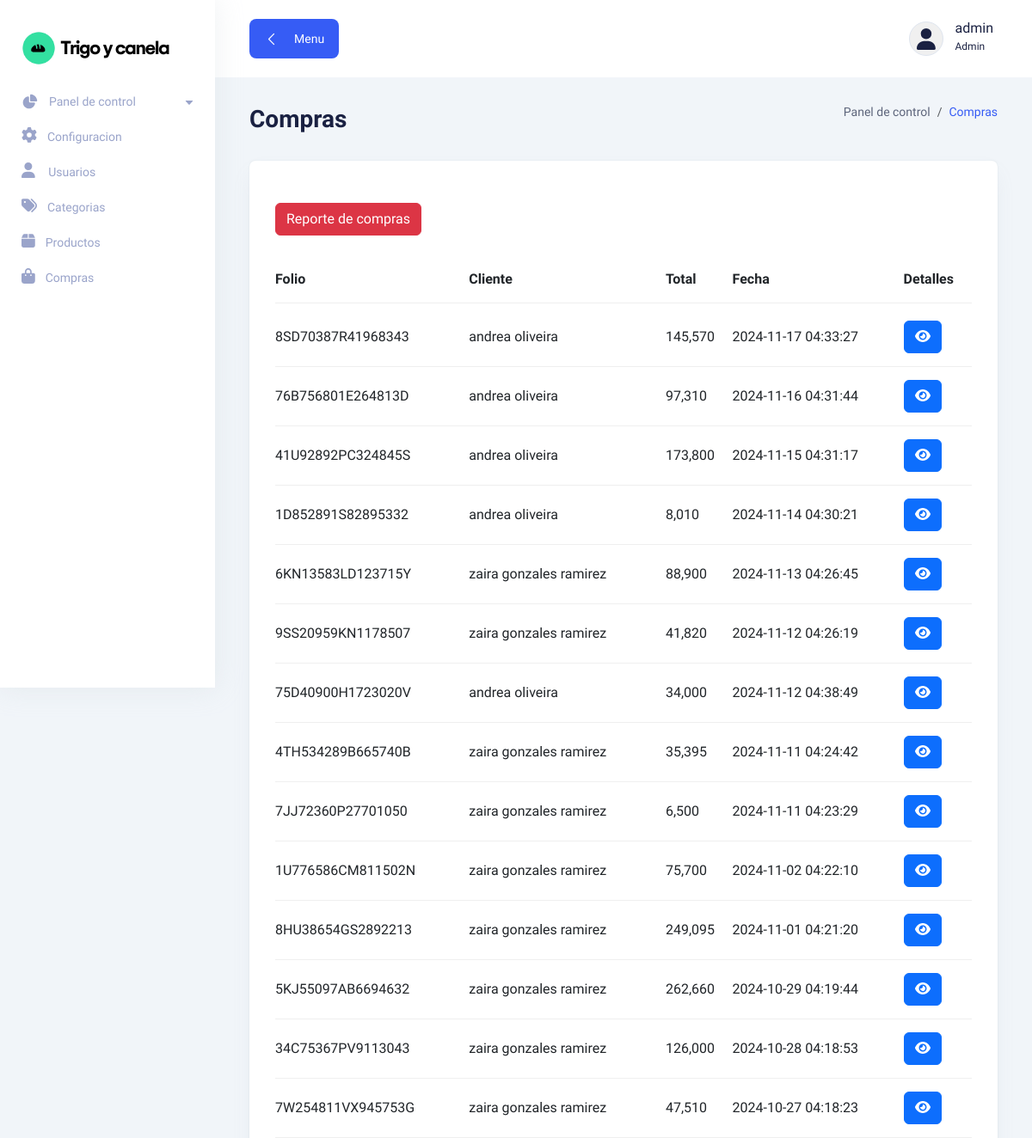
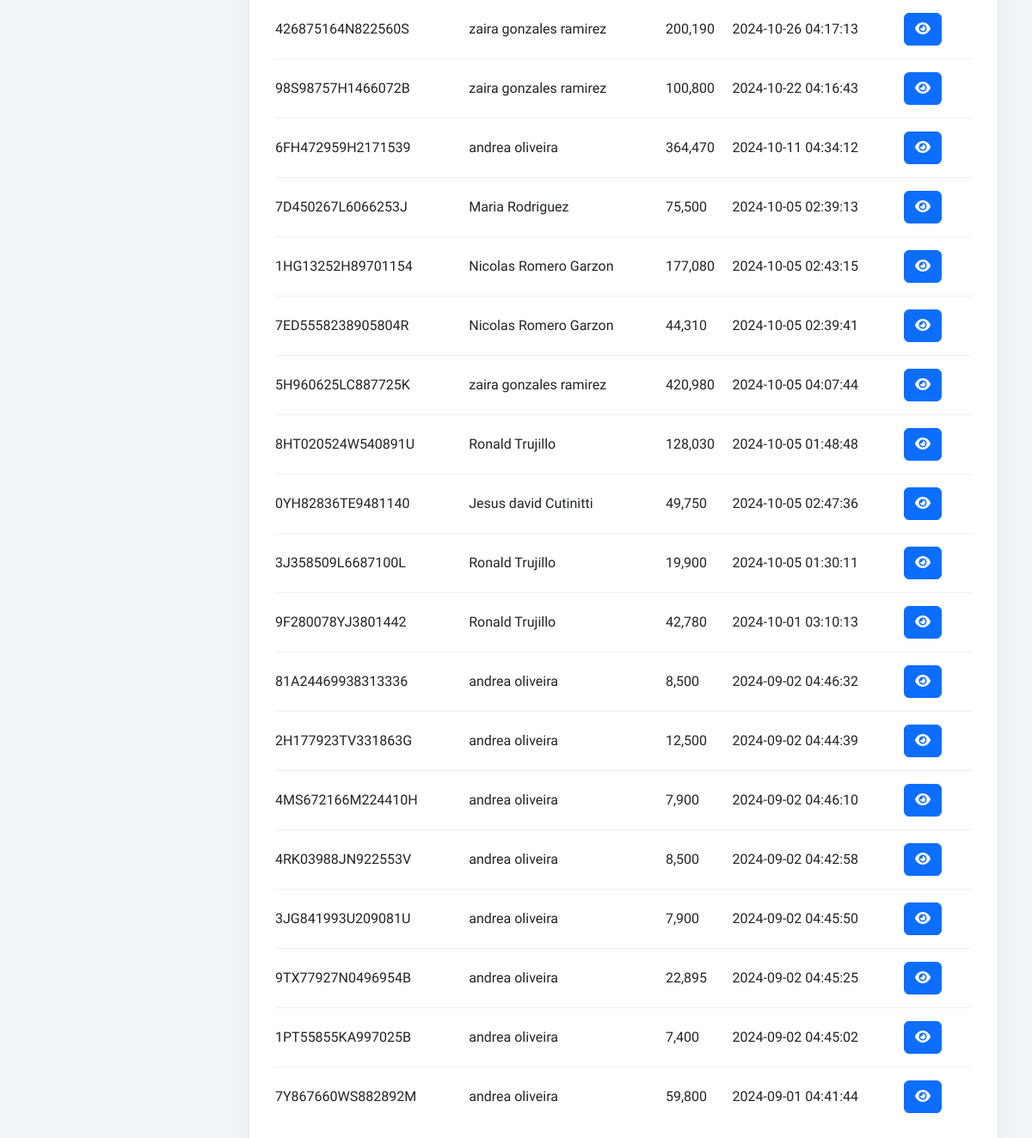
Screenshot of /admin/compras/index.php (signed in) with the database file from the repository (2 pictures, top to bottom).
### tables this page shows
CREATE TABLE `compra` (
  `id` int NOT NULL,
  `id_transaccion` varchar(20) NOT NULL,
  `fecha` datetime NOT NULL,
  `status` varchar(50) NOT NULL,
  `email` varchar(50) NOT NULL,
  `id_cliente` int NOT NULL,
  `total` int NOT NULL
);

### admin/compras/index.php (the view, shortened to what this page needs)
<?php
$db = new Database();
$con = $db->conectar();
$sql = "SELECT id_transaccion, fecha, status, total, CONCAT(nombres, ' ', apellidos) AS cliente
FROM compra
INNER JOIN clientes on compra.id_cliente = clientes.id
ORDER BY DATE(fecha) DESC";
$resultado = $con->query($sql);
require_once '../layaouts/header.php';
?>
<main>
    <div class="container-fluid">
        <div class="title-wrapper pt-30">
                <div class="row align-items-center">
                <div class="col-md-6">
                    <div class="title">
                    <h2>Compras</h2>
                    </div>
                </div>
                <div class="col-md-6">
                    <div class="breadcrumb-wrapper">
                    <nav aria-label="breadcrumb">
                        <ol class="breadcrumb">
                        <li class="breadcrumb-item">
                            <a href="<?php echo ADMIN_URL; ?>inicio.php">Panel de control</a>
                        </li>
                        <li class="breadcrumb-item active" aria-current="page">
                            Compras
                        </li>
                        </ol>
                    </nav>
                    </div>
                </div>
                </div>
        </div>
        <div class="card-style">
        <a href="genera_reporte_compras.php" class="btn btn-danger mt-4">Reporte de compras</a>
            <div
                class="table-responsive mt-4 tables-wrapper"
            >
                <table
                    class="table table-hover"
                >
                    <thead>
                        <tr>
                        <th scope="col">Folio</th>
                        <th scope="col">Cliente</th>
                        <th scope="col">Total</th>
                        <th scope="col">Fecha</th>
                        <th scope="col">Detalles</th>
                        </tr>
                    </thead>
                    <tbody>
                    <?php while($row = $resultado->fetch(PDO::FETCH_ASSOC)){ ?>
                        <tr>
                            <td><?php echo $row['id_transaccion'];?></td>
                            <td><?php echo $row['cliente'];?></td>
                            <td><?php echo number_format($row['total'], 0, '.',',');?></td>
                            <td><?php echo $row['fecha'];?></td>
                            <td>
                                <button
                                type="button"
                                class="btn   btn-primary"
                                data-bs-toggle="modal"
                                data-bs-orden="<?php echo $row['id_transaccion'];?>"
                                data-bs-target="#modalElimina" data-bs-id="<?php echo $row['id_transaccion']; ?>">
                                <i class="fa-solid fa-eye"></i>
                                </button>
                            </td>
                        </tr>
                        <?php } ?>
                    </tbody>
                </table>
            </div>
        </div>
</main>
<?php
require_once '../layaouts/Footer.php';
?>

### admin/css/fullcalendar.css (style rules this page uses)
:root { --fc-daygrid-event-dot-width:8px;--fc-list-event-dot-width:10px;--fc-list-event-hover-bg-color:#f5f5f5 }

### rows the page displays
compra: id_transaccion "8SD70387R41968343", cliente "andrea oliveira", total "145,570", fecha "2024-11-17 04:33:27"
compra: id_transaccion "76B756801E264813D", cliente "andrea oliveira", total "97,310", fecha "2024-11-16 04:31:44"
compra: id_transaccion "41U92892PC324845S", cliente "andrea oliveira", total "173,800", fecha "2024-11-15 04:31:17"
compra: id_transaccion "1D852891S82895332", cliente "andrea oliveira", total "8,010", fecha "2024-11-14 04:30:21"
compra: id_transaccion "6KN13583LD123715Y", cliente "zaira gonzales ramirez", total "88,900", fecha "2024-11-13 04:26:45"
compra: id_transaccion "9SS20959KN1178507", cliente "zaira gonzales ramirez", total "41,820", fecha "2024-11-12 04:26:19"
compra: id_transaccion "75D40900H1723020V", cliente "andrea oliveira", total "34,000", fecha "2024-11-12 04:38:49"
compra: id_transaccion "4TH534289B665740B", cliente "zaira gonzales ramirez", total "35,395", fecha "2024-11-11 04:24:42"
compra: id_transaccion "7JJ72360P27701050", cliente "zaira gonzales ramirez", total "6,500", fecha "2024-11-11 04:23:29"
compra: id_transaccion "1U776586CM811502N", cliente "zaira gonzales ramirez", total "75,700", fecha "2024-11-02 04:22:10"
compra: id_transaccion "8HU38654GS2892213", cliente "zaira gonzales ramirez", total "249,095", fecha "2024-11-01 04:21:20"
compra: id_transaccion "5KJ55097AB6694632", cliente "zaira gonzales ramirez", total "262,660", fecha "2024-10-29 04:19:44"
compra: id_transaccion "34C75367PV9113043", cliente "zaira gonzales ramirez", total "126,000", fecha "2024-10-28 04:18:53"
compra: id_transaccion "7W254811VX945753G", cliente "zaira gonzales ramirez", total "47,510", fecha "2024-10-27 04:18:23"
compra: id_transaccion "426875164N822560S", cliente "zaira gonzales ramirez", total "200,190", fecha "2024-10-26 04:17:13"
compra: id_transaccion "98S98757H1466072B", cliente "zaira gonzales ramirez", total "100,800", fecha "2024-10-22 04:16:43"
compra: id_transaccion "6FH472959H2171539", cliente "andrea oliveira", total "364,470", fecha "2024-10-11 04:34:12"
compra: id_transaccion "7D450267L6066253J", cliente "Maria Rodriguez", total "75,500", fecha "2024-10-05 02:39:13"
compra: id_transaccion "1HG13252H89701154", cliente "Nicolas Romero Garzon", total "177,080", fecha "2024-10-05 02:43:15"
compra: id_transaccion "7ED5558238905804R", cliente "Nicolas Romero Garzon", total "44,310", fecha "2024-10-05 02:39:41"
compra: id_transaccion "5H960625LC887725K", cliente "zaira gonzales ramirez", total "420,980", fecha "2024-10-05 04:07:44"
compra: id_transaccion "8HT020524W540891U", cliente "Ronald Trujillo", total "128,030", fecha "2024-10-05 01:48:48"
compra: id_transaccion "0YH82836TE9481140", cliente "Jesus david Cutinitti", total "49,750", fecha "2024-10-05 02:47:36"
compra: id_transaccion "3J358509L6687100L", cliente "Ronald Trujillo", total "19,900", fecha "2024-10-05 01:30:11"
compra: id_transaccion "9F280078YJ3801442", cliente "Ronald Trujillo", total "42,780", fecha "2024-10-01 03:10:13"
compra: id_transaccion "81A24469938313336", cliente "andrea oliveira", total "8,500", fecha "2024-09-02 04:46:32"
compra: id_transaccion "2H177923TV331863G", cliente "andrea oliveira", total "12,500", fecha "2024-09-02 04:44:39"
compra: id_transaccion "4MS672166M224410H", cliente "andrea oliveira", total "7,900", fecha "2024-09-02 04:46:10"
compra: id_transaccion "4RK03988JN922553V", cliente "andrea oliveira", total "8,500", fecha "2024-09-02 04:42:58"
compra: id_transaccion "3JG841993U209081U", cliente "andrea oliveira", total "7,900", fecha "2024-09-02 04:45:50"
compra: id_transaccion "9TX77927N0496954B", cliente "andrea oliveira", total "22,895", fecha "2024-09-02 04:45:25"
compra: id_transaccion "1PT55855KA997025B", cliente "andrea oliveira", total "7,400", fecha "2024-09-02 04:45:02"
compra: id_transaccion "7Y867660WS882892M", cliente "andrea oliveira", total "59,800", fecha "2024-09-01 04:41:44"

### other values shown
$_SESSION['user_name'] "admin"
